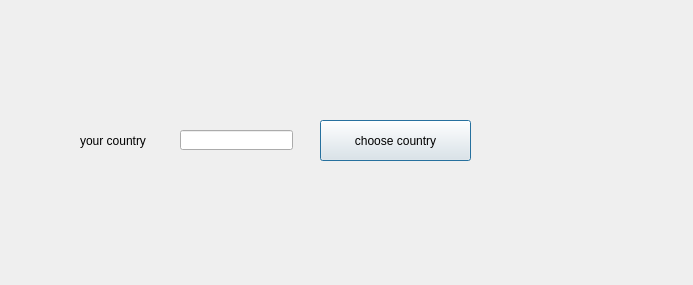
<?xml version="1.0" encoding="UTF-8"?>
<ui version="4.0">
 <class>Dialog</class>
 <widget class="QDialog" name="Dialog">
  <property name="geometry">
   <rect>
    <x>0</x>
    <y>0</y>
    <width>693</width>
    <height>285</height>
   </rect>
  </property>
  <property name="windowTitle">
   <string>Dialog</string>
  </property>
  <widget class="QLabel" name="label">
   <property name="geometry">
    <rect>
     <x>80</x>
     <y>120</y>
     <width>101</width>
     <height>41</height>
    </rect>
   </property>
   <property name="text">
    <string>your country</string>
   </property>
  </widget>
  <widget class="QLineEdit" name="lineEditCountry">
   <property name="geometry">
    <rect>
     <x>180</x>
     <y>130</y>
     <width>113</width>
     <height>20</height>
    </rect>
   </property>
  </widget>
  <widget class="QPushButton" name="pushButtonCountry">
   <property name="geometry">
    <rect>
     <x>320</x>
     <y>120</y>
     <width>151</width>
     <height>41</height>
    </rect>
   </property>
   <property name="text">
    <string>choose country</string>
   </property>
  </widget>
 </widget>
 <resources/>
 <connections/>
</ui>
